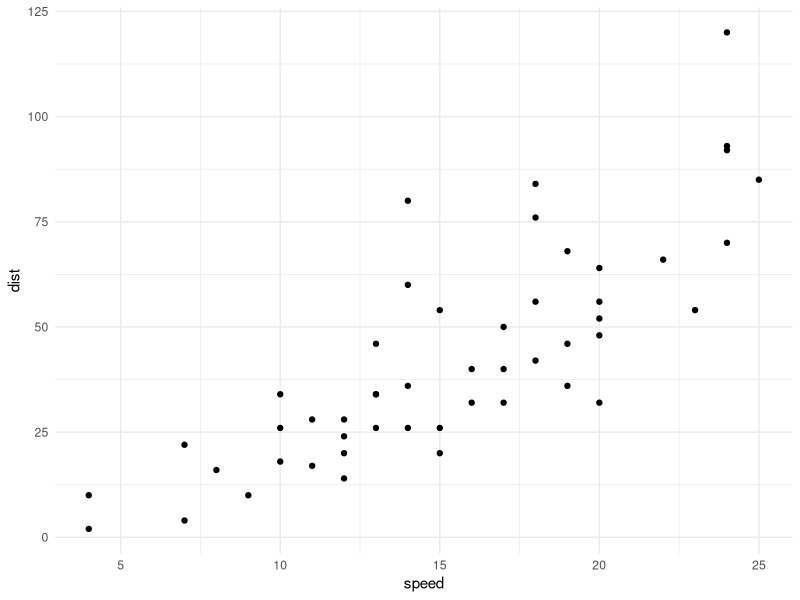
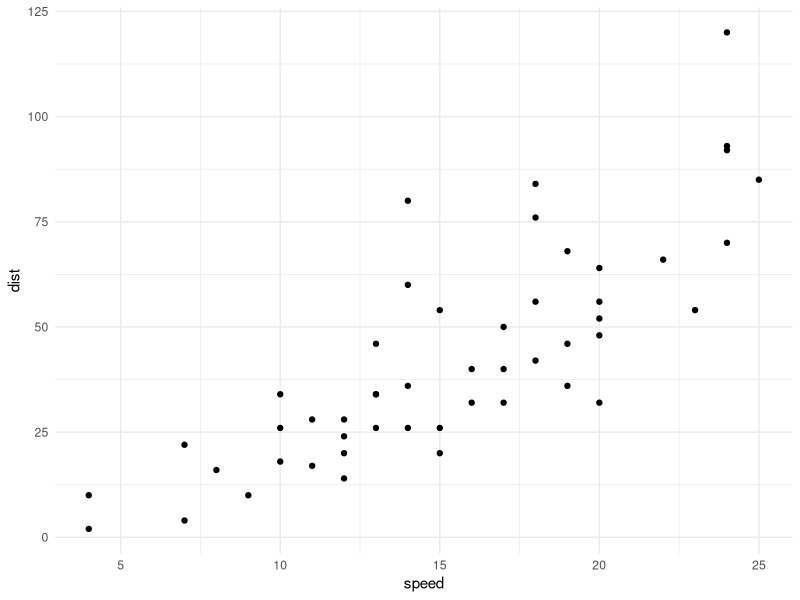

These figures' R source, in order:
## ---- chunk 1
# echo=FALSE will stop the code chunk from appearing in the knit document
# warning=FALSE and message=FALSE will stop R messages from appearing in the knit document
library(tidyverse)
## ---- chunk 2
# I've set the fig.height to 4 so it fits on the slide
ggplot(cars, aes(x=speed, y=dist)) + 
  geom_point() +
  theme_minimal()
## ---- chunk 3
ggplot(cars, aes(x=speed, y=dist)) + 
  geom_point() +
  theme_minimal()
